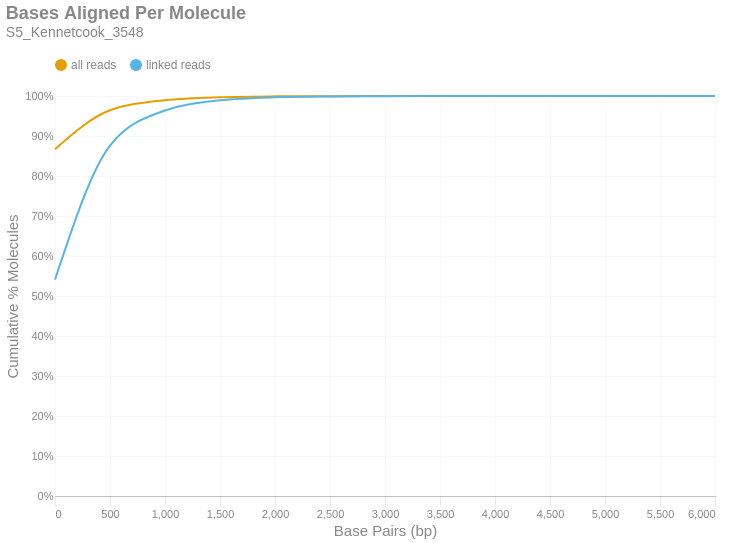

The cell this chart's notebook holds for it:
### Markdown cell above
### Bases Aligned Per Molecule
This is a cumulative frequency distribution showing the number of base pairs aligned per unique molecule. These data are shown in 500 bp bins. There are two distributions: one with `all reads` (yellow) and another with only `linked reads` (blue). The percent of molecules in the `linked reads` distribution is relative to the total number of linked molecules.

### Code cell
if SKIPLR:
    print_html(f"Skipped")
else:
    binned_df = consolidated_hist(valids['aligned_bp'], mask, 500, True)
    with SafeRender(binned_df):
        (
            density_plot(binned_df, 'Bases Aligned Per Molecule', samplename, 'basesper')
            .encode(
                x=alt.X('bin:Q', title="Base Pairs (bp)").axis(tickMinStep=500).scale(padding=0),
                y=alt.Y('value:Q', title='Cumulative % Molecules')
                    .axis(format='%')
                    .scale(domain = [0,1])
                    .stack(False),
                color=alt.Color("key:N").scale(domain = ["all reads", "linked reads"]),
                tooltip = [
                    alt.Tooltip("key:N", title = "Data Type"),
                    alt.Tooltip("range_label:N", title="Bases Aligned Per Molecule"),
                    alt.Tooltip("value:Q", format = ".2%", title="% Molecules (Cum.)")
                ]
            )
        ).display()

### Figure 1 — Vega-Lite specification as saved in the notebook (floating-point values rounded to 4 significant figures)
{"width": "container", "height": 400, "config": {"title": {"anchor": "start", "dy": -15, "fontSize": 18, "color": "#888888", "subtitleColor": "#888888", "subtitleFontSize": 14}, "arc": {"fill": "#0072B2"}, "axis": {"domainColor": "#888888", "domainWidth": 0.5, "gridWidth": 0.2, "grid": false, "titleFontWeight": 400, "titleFontSize": 15, "labelFontSize": 11, "labelColor": "#888888", "tickColor": "#888888", "tickWidth": 0.2, "titleColor": "#888888"}, "axisBand": {"grid": false}, "axisX": {"grid": true, "tickSize": 10, "domainCap": "round"}, "axisY": {"domain": false, "grid": true, "tickSize": 0, "domainCap": "round"}, "background": "transparent", "header": {"labelFontSize": 15, "labelColor": "#888888", "titleFontSize": 15, "titleFontWeight": 600, "titleColor": "#888888"}, "legend": {"labelFont": "sans-serif", "labelFontSize": 12, "labelColor": "#888888", "symbolSize": 100, "symbolType": "circle", "titleFontSize": 12, "titlePadding": 10, "titleColor": "#888888", "title": null, "orient": "top"}, "range": {"category": ["#E69F00", "#56B4E9", "#009E73", "#F0E442", "#0072B2", "#D55E00", "#CC79A7", "#000000"], "diverging": ["#cfe8f3", "#a2d4ec", "#73bfe2", "#46abdb", "#1696d2", "#12719e"]}, "area": {"fill": "#0072B2", "fillOpacity": 0.7, "line": true, "strokeOpacity": 0.7}, "line": {"color": "#0072B2", "stroke": "#0072B2", "strokeWidth": 2}, "trail": {"color": "#0072B2", "stroke": "#0072B2", "strokeWidth": 0, "size": 1}, "point": {"filled": true, "fillOpacity": 1.0, "size": 95}, "text": {"color": "#888888", "fontSize": 11, "align": "right", "fontWeight": 400, "size": 11}, "bar": {"fill": "#0072B2", "stroke": null}, "view": {"stroke": null, "continuousWidth": 660, "continuousHeight": 400}}, "data": {"name": "data-4fe2368ba347222cec66a94f75791e86"}, "mark": {"type": "line", "interpolate": "monotone", "point": {"opacity": 0, "size": 275}}, "encoding": {"color": {"field": "key", "scale": {"domain": ["all reads", "linked reads"]}, "type": "nominal"}, "tooltip": [{"field": "key", "title": "Data Type", "type": "nominal"}, {"field": "range_label", "title": "Bases Aligned Per Molecule", "type": "nominal"}, {"field": "value", "format": ".2%", "title": "% Molecules (Cum.)", "type": "quantitative"}], "x": {"axis": {"tickMinStep": 500}, "field": "bin", "scale": {"padding": 0}, "title": "Base Pairs (bp)", "type": "quantitative"}, "y": {"axis": {"format": "%"}, "field": "value", "scale": {"domain": [0, 1]}, "stack": false, "title": "Cumulative % Molecules", "type": "quantitative"}}, "params": [{"name": "param_c36ac31b6afebe62", "select": {"type": "point", "fields": ["key"]}, "bind": "legend"}], "title": {"text": "Bases Aligned Per Molecule", "subtitle": "S5_Kennetcook_3548"}, "transform": [{"fold": ["all reads (cumsum)", "linked reads (cumsum)"]}, {"calculate": "replace(datum.key, ' (cumsum)', '')", "as": "key"}, {"filter": {"param": "param_c36ac31b6afebe62"}}], "usermeta": {"embedOptions": {"downloadFileName": "S5_Kennetcook_3548.basesper"}}, "$schema": "https://vega.github.io/schema/vega-lite/v6.1.0.json", "datasets": {"data-4fe2368ba347222cec66a94f75791e86": [{"bin": "0.0", "interval": "0.0-500.0", "all reads": 0.867, "linked reads": 0.541, "all reads (cumsum)": 0.867, "linked reads (cumsum)": 0.541, "range_label": "0-499"}, {"bin": "500.0", "interval": "500.0-1000.0", "all reads": 0.09722, "linked reads": 0.3351, "all reads (cumsum)": 0.9642, "linked reads (cumsum)": 0.8761, "range_label": "500-999"}, {"bin": "1000.0", "interval": "1000.0-1500.0", "all reads": 0.02531, "linked reads": 0.08769, "all reads (cumsum)": 0.9895, "linked reads (cumsum)": 0.9638, "range_label": "1000-1499"}, {"bin": "1500.0", "interval": "1500.0-2000.0", "all reads": 0.007316, "linked reads": 0.02535, "all reads (cumsum)": 0.9969, "linked reads (cumsum)": 0.9891, "range_label": "1500-1999"}, {"bin": "2000.0", "interval": "2000.0-2500.0", "all reads": 0.002199, "linked reads": 0.00762, "all reads (cumsum)": 0.9991, "linked reads (cumsum)": 0.9968, "range_label": "2000-2499"}, {"bin": "2500.0", "interval": "2500.0-3000.0", "all reads": 0.0006221, "linked reads": 0.002155, "all reads (cumsum)": 0.9997, "linked reads (cumsum)": 0.9989, "range_label": "2500-2999"}, {"bin": "3000.0", "interval": "3000.0-3500.0", "all reads": 0.0002013, "linked reads": 0.0006974, "all reads (cumsum)": 0.9999, "linked reads (cumsum)": 0.9996, "range_label": "3000-3499"}, {"bin": "3500.0", "interval": "3500.0-4000.0", "all reads": 7.13e-05, "linked reads": 0.000247, "all reads (cumsum)": 1.0, "linked reads (cumsum)": 0.9999, "range_label": "3500-3999"}, {"bin": "4000.0", "interval": "4000.0-4500.0", "all reads": 2.707e-05, "linked reads": 9.38e-05, "all reads (cumsum)": 1.0, "linked reads (cumsum)": 1.0, "range_label": "4000-4499"}, {"bin": "4500.0", "interval": "4500.0-5000.0", "all reads": 9.3e-06, "linked reads": 3.222e-05, "all reads (cumsum)": 1.0, "linked reads (cumsum)": 1.0, "range_label": "4500-4999"}, {"bin": "5000.0", "interval": "5000.0-5500.0", "all reads": 2.48e-06, "linked reads": 8.593e-06, "all reads (cumsum)": 1.0, "linked reads (cumsum)": 1.0, "range_label": "5000-5499"}, {"bin": "5500.0", "interval": "5500.0-6000.0", "all reads": 1.447e-06, "linked reads": 5.012e-06, "all reads (cumsum)": 1.0, "linked reads (cumsum)": 1.0, "range_label": "5500-5999"}, {"bin": "6000.0", "interval": "6000.0-6500.0", "all reads": 6.2e-07, "linked reads": 2.148e-06, "all reads (cumsum)": 1.0, "linked reads (cumsum)": 1.0, "range_label": "6000-6499"}]}}
